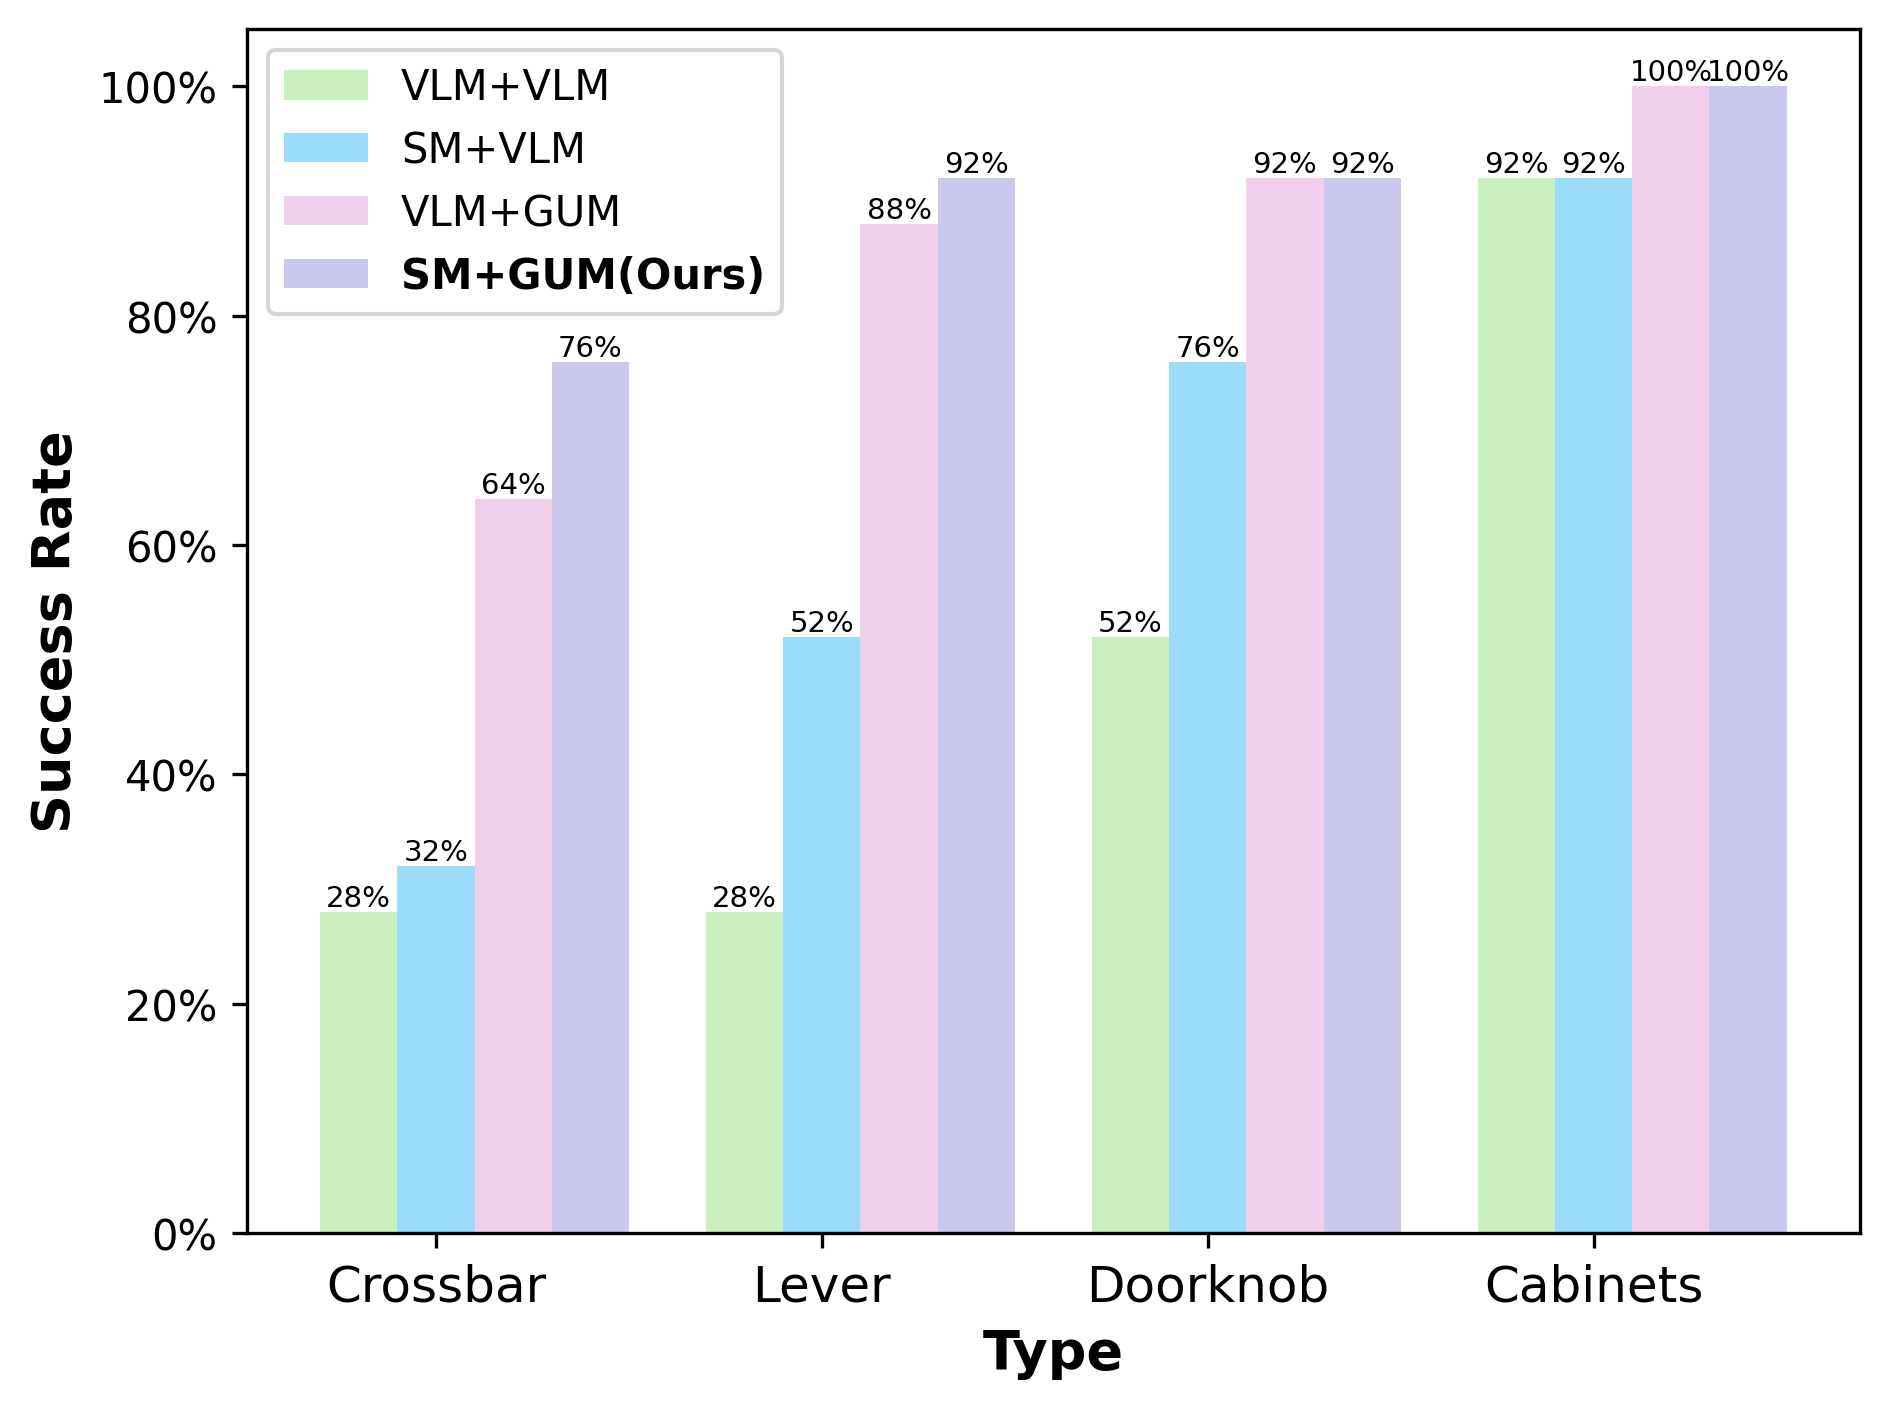

Recreate this plot in Python.
'''
Author: TX-Leo
Mail: [email redacted]
Date: 2024-08-17 02:57:08
Version: v1
File: 
Brief: 
'''

import matplotlib.pyplot as plt
import numpy as np
from matplotlib.ticker import PercentFormatter

# Data preparation
types = ["Crossbar", "Lever", "Doorknob", "Cabinets"]
method1 = [7 / 25, 7 / 25, 13 / 25, 23 / 25]
method2 = [8 / 25, 13 / 25, 19 / 25, 23 / 25]
method3 = [16 / 25, 22 / 25, 23 / 25, 25 / 25]
method4 = [19 / 25, 23 / 25, 23 / 25, 25 / 25]

# Set bar width and positions
barWidth = 0.2
r1 = np.arange(len(method1))
r2 = [x + barWidth for x in r1]
r3 = [x + barWidth for x in r2]
r4 = [x + barWidth for x in r3]

# Create chart and set resolution
fig, ax = plt.subplots(dpi=300)  # Set DPI to 300 for a high-resolution image

# Draw bars
rects1 = ax.bar(r1, method1, color="#C9EFBE", width=barWidth, label="VLM+VLM")
rects2 = ax.bar(r2, method2, color="#9BDCFC", width=barWidth, label="SM+VLM")
rects3 = ax.bar(r3, method3, color="#F0CFEA", width=barWidth, label="VLM+GUM")
rects4 = ax.bar(
    r4, method4, color="#CAC8EF", width=barWidth, label="SM+GUM(Ours)"
)

# Add data labels and prevent overlapping
for rects in [rects1, rects2, rects3, rects4]:
    for rect in rects:
        height = rect.get_height()
        ax.text(
            rect.get_x() + rect.get_width() / 2.0,
            height,
            f"{int(height*100)}%",
            ha="center",
            va="bottom",
            fontsize=7,
        )  # Adjust font size

# Set chart title and labels
plt.xlabel("Type", fontweight="bold", fontsize=13)
plt.ylabel("Success Rate", fontweight="bold", fontsize=13)
plt.xticks([r + barWidth for r in range(len(method1))], types, fontsize=12)

# Convert y-axis to percentage
plt.gca().yaxis.set_major_formatter(PercentFormatter(1))

handles, labels = ax.get_legend_handles_labels()

legend = ax.legend(handles, labels, fontsize=10)
for text in legend.get_texts():
    if text.get_text() == "SM+GUM(Ours)":
        text.set_fontweight('bold')

# Adjust layout and remove whitespace
plt.tight_layout()

# Save high-resolution image
plt.savefig("exp1_vis.png", bbox_inches="tight")

# Display the chart
plt.show()
